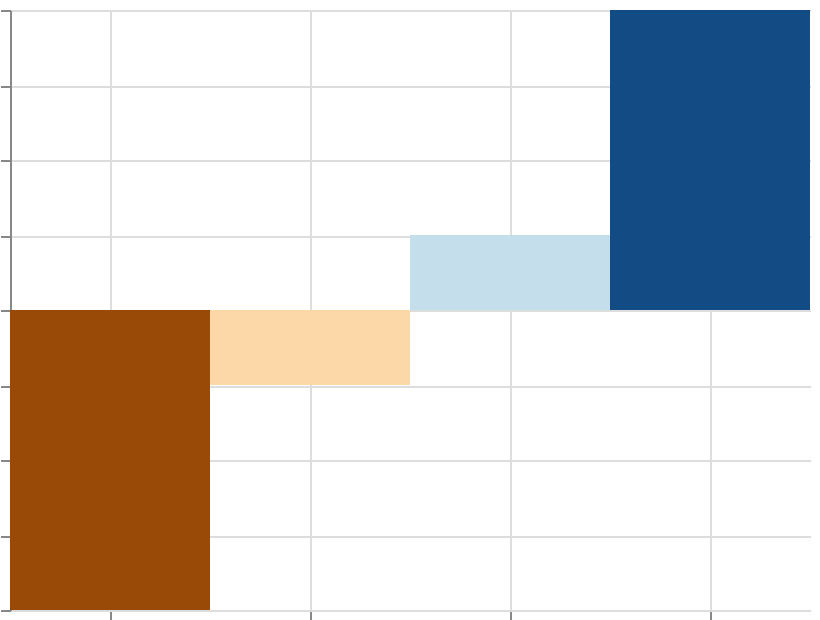

The specification (Vega-Lite) saved for this image:
### Vega specification from a JSON file in a GitHub repository (floating-point values rounded to 4 significant figures)
{"$schema": "https://vega.github.io/schema/vega/v6.json", "width": 400, "height": 300, "padding": 5, "autosize": "none", "data": [{"name": "table", "values": [{"cat": "A", "val": -20}, {"cat": "B", "val": -5}, {"cat": "C", "val": 5}, {"cat": "D", "val": 20}]}], "scales": [{"name": "x", "type": "band", "domain": {"data": "table", "field": "cat", "sort": true}, "range": "width"}, {"name": "y", "type": "linear", "domain": {"data": "table", "field": "val"}, "range": [{"signal": "height"}, 0], "zero": true, "nice": true}, {"name": "color", "type": "sequential", "domain": {"data": "table", "field": "val"}, "scheme": "blueorange", "reverse": true}], "marks": [{"type": "rect", "from": {"data": "table"}, "encode": {"update": {"x": {"scale": "x", "field": "cat"}, "width": {"scale": "x", "band": 1}, "y": {"scale": "y", "field": "val"}, "y2": {"scale": "y", "value": 0}, "fill": {"scale": "color", "field": "val"}}}}], "axes": [{"scale": "x", "orient": "bottom", "grid": true, "labels": false}, {"scale": "y", "orient": "left", "grid": true, "labels": false}], "legends": [{"fill": "color"}]}
